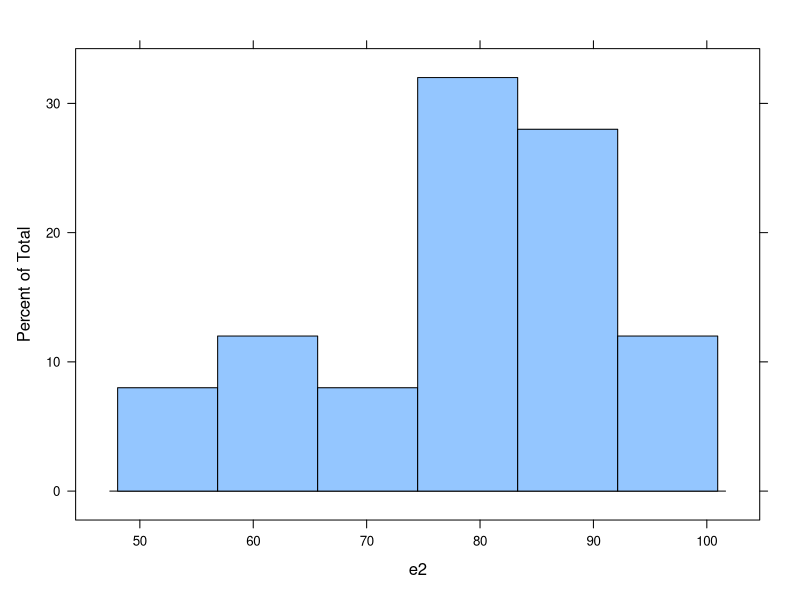
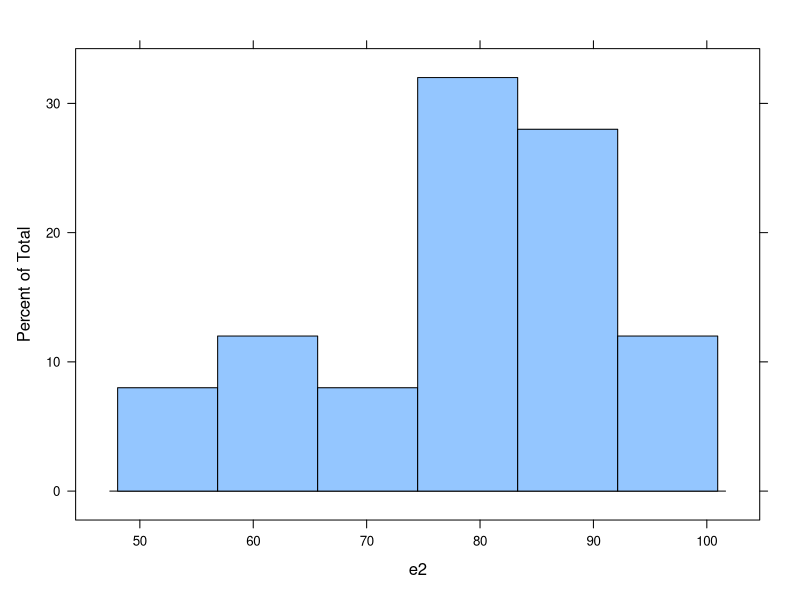

Write R code to recreate these figures, in order.
## ---- chunk 1
knitr::opts_chunk$set(cache=TRUE, warning=FALSE, message=FALSE, fig.width=12)
## ---- chunk 2
library(lattice)
library(xtable)
## ---- chunk 3
e2 <- c(72, 79, 81, 80, 63, 62, 89, 90, 50, 78, 87, 97, 55, 69, 97, 87, 88, 99, 76, 78, 65, 77, 88, 90, 81)
## ---- chunk 4
histogram(~e2)
## ---- chunk 5
histogram(e2)
